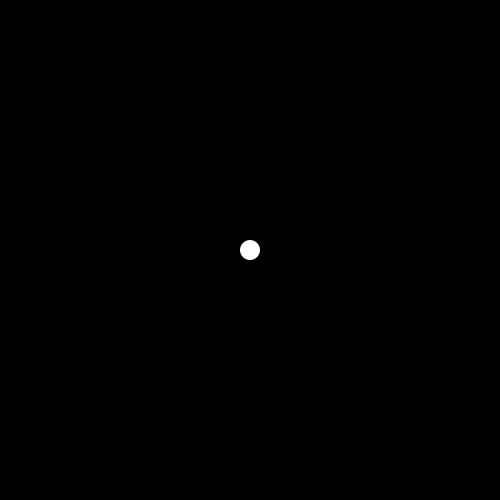
Frame 1 (no input)
Frame 60 (the mouse pressed at the canvas centre just before this capture): identical to frame 1, image omitted
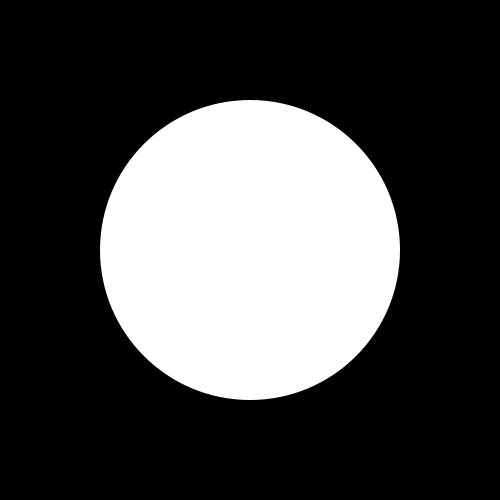
Frame 120 (the mouse held since frame 60 and released just before this capture)

The Processing sketch that drew these frames (run headless with seeded random() and noise(); from frame 60 on, the mouse is pressed at the canvas centre):

// Processing sketch: sketch_5arrays_2
// ── sketch_5arrays_2.pde
/**
 * Array. 
 * 
 * An array is a list of data. Each piece of data in an array 
 * is identified by an index number representing its position in 
 * the array. Arrays are zero based, which means that the first 
 * element in the array is [0], the second element is [1], and so on. 
 
 */

int x = 0;
int speed=4;
int[] circleSize = {20,50,300};  


void setup() {
  size(500,500);
  
}

void draw() {
  int i = 0;
    background(0);
    
  
          
    if(mouseX > 100){
     i = 2; 
    }
    noStroke();
    fill(255);
    ellipse(width/2,height/2, circleSize[i], circleSize[i]);
    
    

  
}
